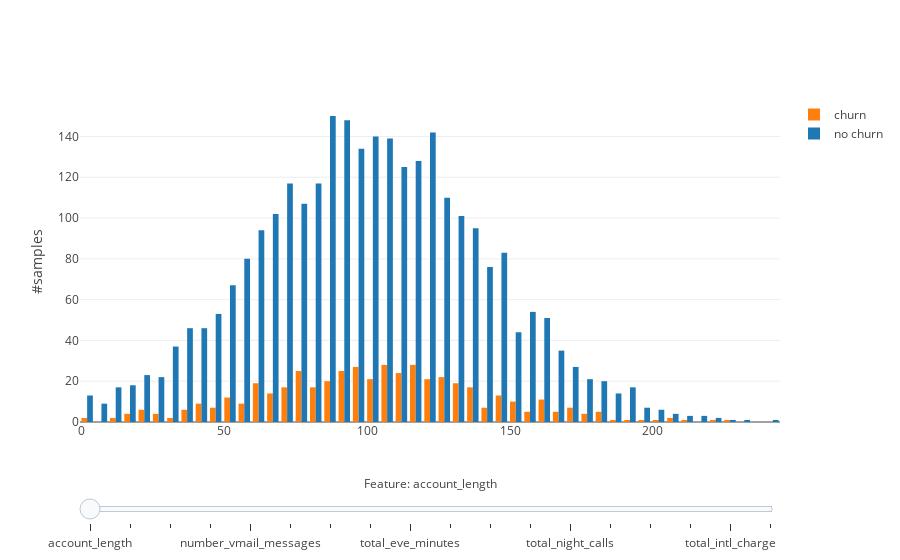

Notebook code for this chart:
### Code cell
def create_churn_trace(col, visible=False):
    return go.Histogram(
        x=churn[col],
        name='churn',
        marker = dict(color = colors[1]),
        visible=visible,
    )

def create_no_churn_trace(col, visible=False):
    return go.Histogram(
        x=no_churn[col],
        name='no churn',
        marker = dict(color = colors[0]),
        visible = visible,
    )

features_not_for_hist = ["state", "phone_number", "churn"]
features_for_hist = [x for x in pre_df.columns if x not in features_not_for_hist]
active_idx = 0
traces_churn = [(create_churn_trace(col) if i != active_idx else create_churn_trace(col, visible=True)) for i, col in enumerate(features_for_hist)]
traces_no_churn = [(create_no_churn_trace(col) if i != active_idx else create_no_churn_trace(col, visible=True)) for i, col in enumerate(features_for_hist)]
data = traces_churn + traces_no_churn

n_features = len(features_for_hist)
steps = []
for i in range(n_features):
    step = dict(
        method = 'restyle',  
        args = ['visible', [False] * len(data)],
        label = features_for_hist[i],
    )
    step['args'][1][i] = True # Toggle i'th trace to "visible"
    step['args'][1][i + n_features] = True # Toggle i'th trace to "visible"
    steps.append(step)

sliders = [dict(
    active = active_idx,
    currentvalue = dict(
        prefix = "Feature: ", 
        xanchor= 'center',
    ),
    pad = {"t": 50},
    steps = steps,
)]

layout = dict(
    sliders=sliders,
    yaxis=dict(
        title='#samples',
        automargin=True,
    ),
)

fig = dict(data=data, layout=layout)

iplot(fig, filename='histogram_slider')

### Figure 1 — Plotly figure (JSON) as saved in the notebook; plotly's stock layout.template omitted (floating-point values rounded to 4 significant figures; data arrays with more than 128 entries replaced by an {"elided": "..."} marker saying what was removed)
{"data": [{"marker": {"color": "rgb(255, 127, 14)"}, "name": "churn", "type": "histogram", "uid": "0ab69f6b-9971-4aff-b90f-37c0c62424e1", "visible": true, "x": {"elided": "483 int values"}}, {"marker": {"color": "rgb(255, 127, 14)"}, "name": "churn", "type": "histogram", "uid": "d1ba0e23-bd89-43d8-914e-ab4f32a83048", "visible": false, "x": {"elided": "483 int values"}}, {"marker": {"color": "rgb(255, 127, 14)"}, "name": "churn", "type": "histogram", "uid": "fc6a470a-f19c-4c13-8768-f0e24c7012ed", "visible": false, "x": {"elided": "483 int values"}}, {"marker": {"color": "rgb(255, 127, 14)"}, "name": "churn", "type": "histogram", "uid": "18414c2e-f2b7-4c07-8d91-6c9adca080f4", "visible": false, "x": {"elided": "483 int values"}}, {"marker": {"color": "rgb(255, 127, 14)"}, "name": "churn", "type": "histogram", "uid": "a6078292-5b14-4397-9bee-de515b8a9008", "visible": false, "x": {"elided": "483 int values"}}, {"marker": {"color": "rgb(255, 127, 14)"}, "name": "churn", "type": "histogram", "uid": "b6f9f0bc-b7a6-4c59-b9dd-cff56b960dce", "visible": false, "x": {"elided": "483 float values"}}, {"marker": {"color": "rgb(255, 127, 14)"}, "name": "churn", "type": "histogram", "uid": "774b9348-77b0-4326-b5cd-da4f51a45c67", "visible": false, "x": {"elided": "483 int values"}}, {"marker": {"color": "rgb(255, 127, 14)"}, "name": "churn", "type": "histogram", "uid": "9f5f2997-8498-4a3f-9f92-2f0e08d1ffc9", "visible": false, "x": {"elided": "483 float values"}}, {"marker": {"color": "rgb(255, 127, 14)"}, "name": "churn", "type": "histogram", "uid": "49c2ca16-abe5-4f0e-8ee6-9bf67e06a47c", "visible": false, "x": {"elided": "483 float values"}}, {"marker": {"color": "rgb(255, 127, 14)"}, "name": "churn", "type": "histogram", "uid": "a77d6a3e-40e6-4ac3-bf88-862b760de449", "visible": false, "x": {"elided": "483 int values"}}, {"marker": {"color": "rgb(255, 127, 14)"}, "name": "churn", "type": "histogram", "uid": "719ade20-8011-4313-91ed-de4141f410a1", "visible": false, "x": {"elided": "483 float values"}}, {"marker": {"color": "rgb(255, 127, 14)"}, "name": "churn", "type": "histogram", "uid": "c423dfe5-be44-4e0e-9651-aacc8fce51c5", "visible": false, "x": {"elided": "483 float values"}}, {"marker": {"color": "rgb(255, 127, 14)"}, "name": "churn", "type": "histogram", "uid": "15854beb-78f7-4d36-956d-0b9fc5eaf169", "visible": false, "x": {"elided": "483 int values"}}, {"marker": {"color": "rgb(255, 127, 14)"}, "name": "churn", "type": "histogram", "uid": "e0aa2276-cc99-4046-9a46-690ae8dd2261", "visible": false, "x": {"elided": "483 float values"}}, {"marker": {"color": "rgb(255, 127, 14)"}, "name": "churn", "type": "histogram", "uid": "fe007b58-9244-4844-9f5c-5708cfe926c0", "visible": false, "x": {"elided": "483 float values"}}, {"marker": {"color": "rgb(255, 127, 14)"}, "name": "churn", "type": "histogram", "uid": "96b873a6-2a59-4696-9448-8695513e79ab", "visible": false, "x": {"elided": "483 int values"}}, {"marker": {"color": "rgb(255, 127, 14)"}, "name": "churn", "type": "histogram", "uid": "4bd2bd8c-688d-4f75-a677-be02817a37d6", "visible": false, "x": {"elided": "483 float values"}}, {"marker": {"color": "rgb(255, 127, 14)"}, "name": "churn", "type": "histogram", "uid": "938a3ed5-4d7c-4eed-be0b-684f2ad23079", "visible": false, "x": {"elided": "483 int values"}}, {"marker": {"color": "rgb(31, 119, 180)"}, "name": "no churn", "type": "histogram", "uid": "724339e5-1b8a-4f9b-b2dd-247e4cde4630", "visible": true, "x": {"elided": "2850 int values"}}, {"marker": {"color": "rgb(31, 119, 180)"}, "name": "no churn", "type": "histogram", "uid": "6f93b996-3ded-4e28-bf5c-a6ba5f79ddc7", "visible": false, "x": {"elided": "2850 int values"}}, {"marker": {"color": "rgb(31, 119, 180)"}, "name": "no churn", "type": "histogram", "uid": "747e4745-2c57-4484-bfc8-9bef52acbe9f", "visible": false, "x": {"elided": "2850 int values"}}, {"marker": {"color": "rgb(31, 119, 180)"}, "name": "no churn", "type": "histogram", "uid": "f0805d28-99b5-4c57-8d43-852dedcc9aa0", "visible": false, "x": {"elided": "2850 int values"}}, {"marker": {"color": "rgb(31, 119, 180)"}, "name": "no churn", "type": "histogram", "uid": "9667a27f-907e-4654-a2e9-b7a2cc536bee", "visible": false, "x": {"elided": "2850 int values"}}, {"marker": {"color": "rgb(31, 119, 180)"}, "name": "no churn", "type": "histogram", "uid": "68896f97-839d-4049-a0cc-1ee6572facd8", "visible": false, "x": {"elided": "2850 float values"}}, {"marker": {"color": "rgb(31, 119, 180)"}, "name": "no churn", "type": "histogram", "uid": "528046b6-3212-45c0-837e-d596c0ceb8cf", "visible": false, "x": {"elided": "2850 int values"}}, {"marker": {"color": "rgb(31, 119, 180)"}, "name": "no churn", "type": "histogram", "uid": "2b88a6ff-913e-45be-9f59-cd20bb69048b", "visible": false, "x": {"elided": "2850 float values"}}, {"marker": {"color": "rgb(31, 119, 180)"}, "name": "no churn", "type": "histogram", "uid": "793f1725-3f0f-4f26-91bc-27e79894ba07", "visible": false, "x": {"elided": "2850 float values"}}, {"marker": {"color": "rgb(31, 119, 180)"}, "name": "no churn", "type": "histogram", "uid": "f1bd5159-38a8-41aa-b8ee-7644e72c2b8f", "visible": false, "x": {"elided": "2850 int values"}}, {"marker": {"color": "rgb(31, 119, 180)"}, "name": "no churn", "type": "histogram", "uid": "e3ff1250-fefc-468f-8e0d-4a74ad62227f", "visible": false, "x": {"elided": "2850 float values"}}, {"marker": {"color": "rgb(31, 119, 180)"}, "name": "no churn", "type": "histogram", "uid": "85a4d959-f064-4a50-9d8b-7694330ea7a3", "visible": false, "x": {"elided": "2850 float values"}}, {"marker": {"color": "rgb(31, 119, 180)"}, "name": "no churn", "type": "histogram", "uid": "4c414da3-de97-4397-8c6b-05e530338a57", "visible": false, "x": {"elided": "2850 int values"}}, {"marker": {"color": "rgb(31, 119, 180)"}, "name": "no churn", "type": "histogram", "uid": "3020d75b-332b-471b-aec6-66d5a0f75255", "visible": false, "x": {"elided": "2850 float values"}}, {"marker": {"color": "rgb(31, 119, 180)"}, "name": "no churn", "type": "histogram", "uid": "717f7254-8d5d-4296-9c50-5f05a7b1d0e4", "visible": false, "x": {"elided": "2850 float values"}}, {"marker": {"color": "rgb(31, 119, 180)"}, "name": "no churn", "type": "histogram", "uid": "edbf71d8-ce65-4745-aece-4c8d76a60822", "visible": false, "x": {"elided": "2850 int values"}}, {"marker": {"color": "rgb(31, 119, 180)"}, "name": "no churn", "type": "histogram", "uid": "5d872cd2-d523-46b5-8162-be1148791c14", "visible": false, "x": {"elided": "2850 float values"}}, {"marker": {"color": "rgb(31, 119, 180)"}, "name": "no churn", "type": "histogram", "uid": "edeccbcf-feef-4dc7-9fcc-92166034eb24", "visible": false, "x": {"elided": "2850 int values"}}], "layout": {"sliders": [{"active": 0, "currentvalue": {"prefix": "Feature: ", "xanchor": "center"}, "pad": {"t": 50}, "steps": [{"args": ["visible", [true, false, false, false, false, false, false, false, false, false, false, false, false, false, false, false, false, false, true, false, false, false, false, false, false, false, false, false, false, false, false, false, false, false, false, false]], "label": "account_length", "method": "restyle"}, {"args": ["visible", [false, true, false, false, false, false, false, false, false, false, false, false, false, false, false, false, false, false, false, true, false, false, false, false, false, false, false, false, false, false, false, false, false, false, false, false]], "label": "area_code", "method": "restyle"}, {"args": ["visible", [false, false, true, false, false, false, false, false, false, false, false, false, false, false, false, false, false, false, false, false, true, false, false, false, false, false, false, false, false, false, false, false, false, false, false, false]], "label": "international_plan", "method": "restyle"}, {"args": ["visible", [false, false, false, true, false, false, false, false, false, false, false, false, false, false, false, false, false, false, false, false, false, true, false, false, false, false, false, false, false, false, false, false, false, false, false, false]], "label": "voice_mail_plan", "method": "restyle"}, {"args": ["visible", [false, false, false, false, true, false, false, false, false, false, false, false, false, false, false, false, false, false, false, false, false, false, true, false, false, false, false, false, false, false, false, false, false, false, false, false]], "label": "number_vmail_messages", "method": "restyle"}, {"args": ["visible", [false, false, false, false, false, true, false, false, false, false, false, false, false, false, false, false, false, false, false, false, false, false, false, true, false, false, false, false, false, false, false, false, false, false, false, false]], "label": "total_day_minutes", "method": "restyle"}, {"args": ["visible", [false, false, false, false, false, false, true, false, false, false, false, false, false, false, false, false, false, false, false, false, false, false, false, false, true, false, false, false, false, false, false, false, false, false, false, false]], "label": "total_day_calls", "method": "restyle"}, {"args": ["visible", [false, false, false, false, false, false, false, true, false, false, false, false, false, false, false, false, false, false, false, false, false, false, false, false, false, true, false, false, false, false, false, false, false, false, false, false]], "label": "total_day_charge", "method": "restyle"}, {"args": ["visible", [false, false, false, false, false, false, false, false, true, false, false, false, false, false, false, false, false, false, false, false, false, false, false, false, false, false, true, false, false, false, false, false, false, false, false, false]], "label": "total_eve_minutes", "method": "restyle"}, {"args": ["visible", [false, false, false, false, false, false, false, false, false, true, false, false, false, false, false, false, false, false, false, false, false, false, false, false, false, false, false, true, false, false, false, false, false, false, false, false]], "label": "total_eve_calls", "method": "restyle"}, {"args": ["visible", [false, false, false, false, false, false, false, false, false, false, true, false, false, false, false, false, false, false, false, false, false, false, false, false, false, false, false, false, true, false, false, false, false, false, false, false]], "label": "total_eve_charge", "method": "restyle"}, {"args": ["visible", [false, false, false, false, false, false, false, false, false, false, false, true, false, false, false, false, false, false, false, false, false, false, false, false, false, false, false, false, false, true, false, false, false, false, false, false]], "label": "total_night_minutes", "method": "restyle"}, {"args": ["visible", [false, false, false, false, false, false, false, false, false, false, false, false, true, false, false, false, false, false, false, false, false, false, false, false, false, false, false, false, false, false, true, false, false, false, false, false]], "label": "total_night_calls", "method": "restyle"}, {"args": ["visible", [false, false, false, false, false, false, false, false, false, false, false, false, false, true, false, false, false, false, false, false, false, false, false, false, false, false, false, false, false, false, false, true, false, false, false, false]], "label": "total_night_charge", "method": "restyle"}, {"args": ["visible", [false, false, false, false, false, false, false, false, false, false, false, false, false, false, true, false, false, false, false, false, false, false, false, false, false, false, false, false, false, false, false, false, true, false, false, false]], "label": "total_intl_minutes", "method": "restyle"}, {"args": ["visible", [false, false, false, false, false, false, false, false, false, false, false, false, false, false, false, true, false, false, false, false, false, false, false, false, false, false, false, false, false, false, false, false, false, true, false, false]], "label": "total_intl_calls", "method": "restyle"}, {"args": ["visible", [false, false, false, false, false, false, false, false, false, false, false, false, false, false, false, false, true, false, false, false, false, false, false, false, false, false, false, false, false, false, false, false, false, false, true, false]], "label": "total_intl_charge", "method": "restyle"}, {"args": ["visible", [false, false, false, false, false, false, false, false, false, false, false, false, false, false, false, false, false, true, false, false, false, false, false, false, false, false, false, false, false, false, false, false, false, false, false, true]], "label": "customer_service_calls", "method": "restyle"}]}], "yaxis": {"automargin": true, "title": {"text": "#samples"}}}}
